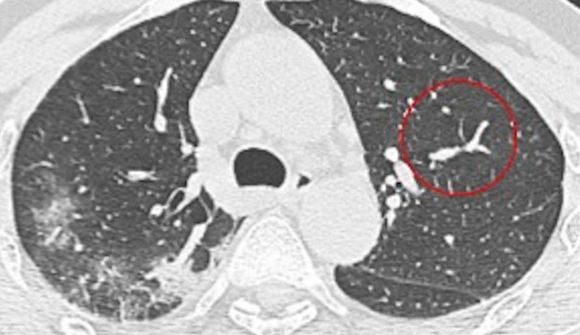
#> input picture Tema licenta/COVID-CT-master/Images-processed/COVID/2019-novel-Coronavirus-severe-adult-respiratory-dist_2020_International-Jour-p3-89%0.png, 580 x 335 px, found by its file name
$ python main.py
#> lines starting #> are read from the running program, lines starting #| are printed output that depends on the picture
import cv2
import cv2 as cv
import numpy as np
import warnings
from matplotlib import pyplot as plt
import pandas as pd
from numpy import double
from skimage import segmentation
from sklearn.cluster import estimate_bandwidth, MeanShift
from sklearn.preprocessing import MinMaxScaler

warnings.filterwarnings("ignore")

#RESCALE
img = cv.imread(r'D:\Facultate\An 4\Licenta\Tema licenta\COVID-CT-master\Images-processed\COVID\2019-novel-Coronavirus-severe-adult-respiratory-dist_2020_International-Jour-p3-89%0.png')
#> img is the input picture: shape (335, 580, 3); mean B, G, R 161.5, 161.4, 162.4

down_width = 300
down_height = 200
down_points = (down_width, down_height)
final_img = cv2.resize(img, down_points, interpolation = cv.INTER_LINEAR)
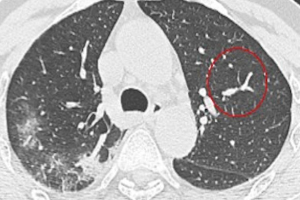
#> final_img: shape (200, 300, 3); mean B, G, R 161.3, 161.3, 162.3


#NORMALIZATION

normalization_image = np.zeros((800, 800))

final_img = cv.normalize(final_img, normalization_image, 0, 255, cv.NORM_MINMAX)


#NOISE REMOVAL

final_img = cv.fastNlMeansDenoisingColored(final_img, None, 10, 10, 7, 21)
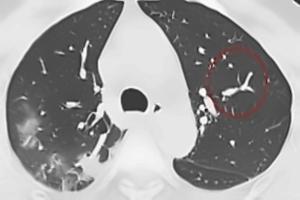
#> final_img: shape (200, 300, 3); mean B, G, R 154.2, 154.3, 154.9

cv2.imwrite(r'D:\Facultate\An 4\Licenta\Tema licenta\COVID-CT-master\Images-processed\COVID\SALUT.png', final_img)

#3 LEAST SEMNIFICANT BITS TO 0
width = final_img.shape[1]
#> width = 300
height = final_img.shape[0]
#> height = 200

for x in range(height):
    for y in range(width):
         final_img[x,y] = final_img[x,y] & 248

grayImage = cv2.cvtColor(final_img, cv2.COLOR_BGR2GRAY)


#MEAN SHIFT ALG

index = pd.MultiIndex.from_product(
    (*map(range, grayImage.shape[:2]), ['l']),
    names=('row', 'col', None))
df_1 = pd.Series(grayImage.flatten(), index=index)
df_1 = df_1.unstack()
#> df_1 = table of 60000 rows and 1 columns
df_1 = df_1.reset_index().reindex(columns=['col','row','l'])
#> df_1 = table of 60000 rows and 3 columns

nd_1 = MinMaxScaler(feature_range=(0, 1)).fit_transform(df_1)

#> (the run stopped early here; a loop or call above may not have finished)
